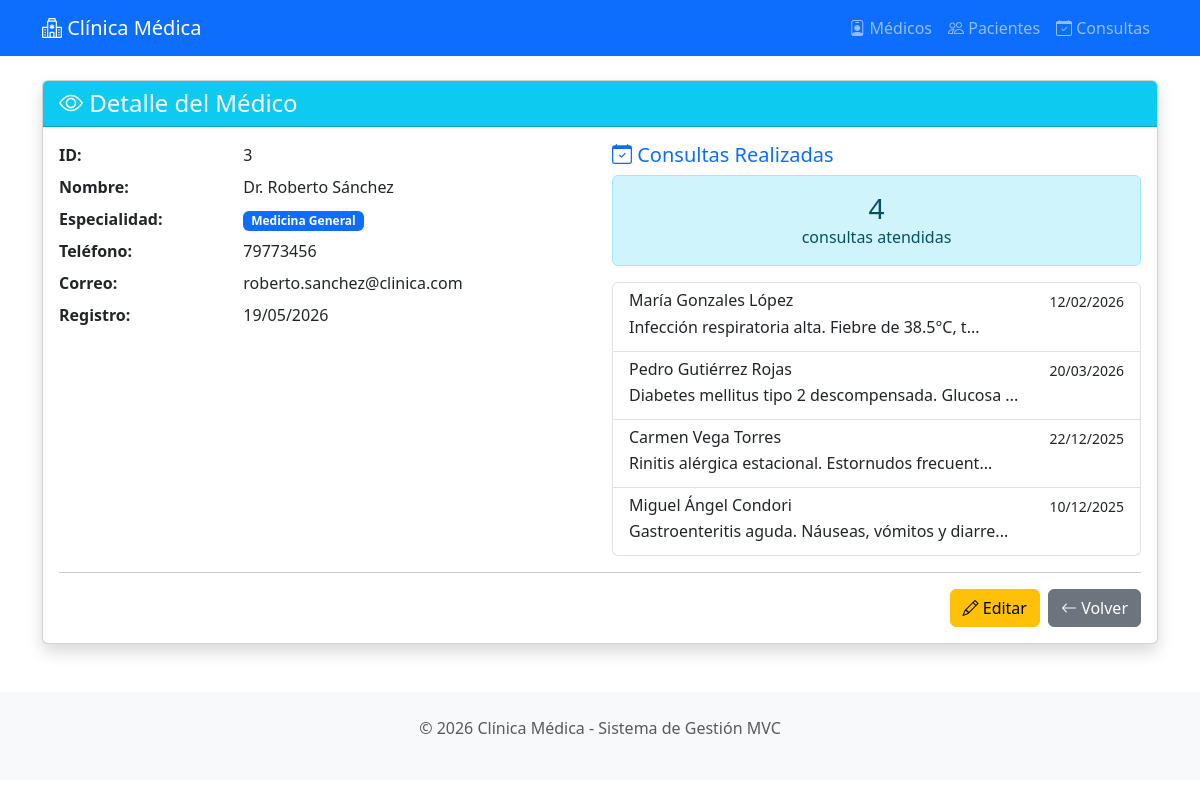
The app's page /medicos/show/3 with its own data.
### models/medicos.py (models this page shows, shortened)
class Medico(db.Model):
    __tablename__ = 'medicos'
    id_medico = db.Column(db.Integer, primary_key=True)
    nombre = db.Column(db.String(100), nullable=False)
    especialidad = db.Column(db.String(100), nullable=False)
    telefono = db.Column(db.String(20), nullable=False)
    correo = db.Column(db.String(100), nullable=False, unique=True)
    fecha_registro = db.Column(db.DateTime, default=datetime.utcnow)
    consultas = db.relationship('Consulta', backref='medico', lazy=True, cascade='all, delete-orphan')
    def delete(self):
        """Elimina el médico de la base de datos"""
        db.session.delete(self)
        db.session.commit()

### models/consultas.py (models this page shows, shortened)
class Consulta(db.Model):
    __tablename__ = 'consultas'
    id_consulta = db.Column(db.Integer, primary_key=True)
    fecha = db.Column(db.DateTime, nullable=False, default=datetime.utcnow)
    diagnostico = db.Column(db.Text, nullable=False)
    tratamiento = db.Column(db.Text, nullable=False)
    id_medico = db.Column(db.Integer, db.ForeignKey('medicos.id_medico'), nullable=False)
    id_paciente = db.Column(db.Integer, db.ForeignKey('pacientes.id_paciente'), nullable=False)

### models/pacientes.py (models this page shows, shortened)
class Paciente(db.Model):
    __tablename__ = 'pacientes'
    id_paciente = db.Column(db.Integer, primary_key=True)
    nombre = db.Column(db.String(100), nullable=False)
    edad = db.Column(db.Integer, nullable=False)
    direccion = db.Column(db.String(200), nullable=False)
    telefono = db.Column(db.String(20), nullable=False)
    fecha_registro = db.Column(db.DateTime, default=datetime.utcnow)
    consultas = db.relationship('Consulta', backref='paciente', lazy=True, cascade='all, delete-orphan')
    def delete(self):
        """Elimina el paciente de la base de datos"""
        db.session.delete(self)
        db.session.commit()

### controllers/medico_controller.py (the view)
@medico_bp.route('/show/<int:id>')
def show(id):
    medico = Medico.query.get_or_404(id)
    return medico_view.show(medico)

### views/medico_view.py (called while the page is built)
def show(medico):
    return render_template('medicos/show.html', medico=medico)

### templates/medicos/show.html (shortened to what this page needs)
{% extends 'base.html' %}
{% block content %}
<div class="card shadow">
    <div class="card-header bg-info text-white">
        <h4 class="mb-0"><i class="bi bi-eye"></i> Detalle del Médico</h4>
    </div>
    <div class="card-body">
        <div class="row">
            <div class="col-md-6">
                <dl class="row">
                    <dt class="col-sm-4">ID:</dt>
                    <dd class="col-sm-8">{{ medico.id_medico }}</dd>
                    <dt class="col-sm-4">Nombre:</dt>
                    <dd class="col-sm-8">{{ medico.nombre }}</dd>
                    <dt class="col-sm-4">Especialidad:</dt>
                    <dd class="col-sm-8">
                        <span class="badge bg-primary">{{ medico.especialidad }}</span>
                    </dd>
                    <dt class="col-sm-4">Teléfono:</dt>
                    <dd class="col-sm-8">{{ medico.telefono }}</dd>
                    <dt class="col-sm-4">Correo:</dt>
                    <dd class="col-sm-8">{{ medico.correo }}</dd>
                    <dt class="col-sm-4">Registro:</dt>
                    <dd class="col-sm-8">{{ medico.fecha_registro.strftime('%d/%m/%Y') }}</dd>
                </dl>
            </div>
            <div class="col-md-6">
                <h5 class="text-primary">
                    <i class="bi bi-calendar-check"></i> Consultas Realizadas
                </h5>
                <div class="alert alert-info">
                    <h3 class="text-center mb-0">
                        {{ medico.consultas|length }}
                    </h3>
                    <p class="text-center mb-0">consultas atendidas</p>
                </div>
                {% if medico.consultas %}
                <div class="list-group">
                    {% for consulta in medico.consultas[:5] %}
                    <a href="{{ url_for('consulta.show', id=consulta.id_consulta) }}"
                       class="list-group-item list-group-item-action">
                        <div class="d-flex w-100 justify-content-between">
                            <h6 class="mb-1">{{ consulta.paciente.nombre }}</h6>
                            <small>{{ consulta.fecha.strftime('%d/%m/%Y') }}</small>
                        </div>
                        <p class="mb-1">{{ consulta.diagnostico[:50] }}...</p>
                    </a>
                    {% endfor %}
                </div>
                {% endif %}
            </div>
        </div>
        <hr>
        <div class="d-grid gap-2 d-md-flex justify-content-md-end">
            <a href="{{ url_for('medico.edit', id=medico.id_medico) }}" class="btn btn-warning">
                <i class="bi bi-pencil"></i> Editar
            </a>
            <a href="{{ url_for('medico.index') }}" class="btn btn-secondary">
                <i class="bi bi-arrow-left"></i> Volver
            </a>
        </div>
    </div>
</div>
{% endblock %}

### records on screen
Medico: id_medico "3", nombre "Dr. Roberto Sánchez", especialidad "Medicina General", telefono "79773456", correo "roberto.sanchez@clinica.com", fecha_registro "19/05/2026"
Consulta: paciente.nombre "María Gonzales López", fecha "12/02/2026", diagnostico "Infección respiratoria alta. Fiebre de 38.5°C, t"
Consulta: paciente.nombre "Pedro Gutiérrez Rojas", fecha "20/03/2026", diagnostico "Diabetes mellitus tipo 2 descompensada. Glucosa"
Consulta: paciente.nombre "Carmen Vega Torres", fecha "22/12/2025", diagnostico "Rinitis alérgica estacional. Estornudos frecuent"
Consulta: paciente.nombre "Miguel Ángel Condori", fecha "10/12/2025", diagnostico "Gastroenteritis aguda. Náuseas, vómitos y diarre"

### other values on screen
{{ medico.consultas|length }} "4"
